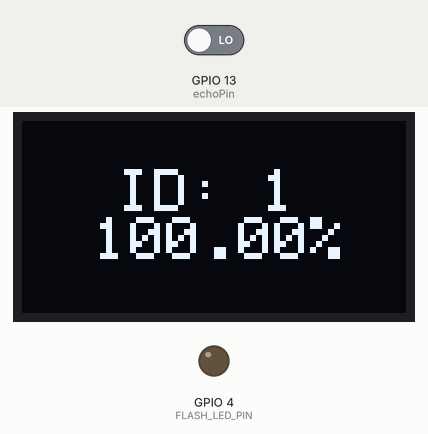
A sketch run on a simulated ESP32. Parts: 128×64 one-colour display, output pins drawn as LEDs (lit = HIGH). Inputs (shaded band) come from the test bench; at power-on: GPIO 13 (echoPin) LOW. WiFi joins after 1.5 s; servers stay silent unless stated; uploads are accepted with an empty reply; random numbers use the default seed unless the sketch sets one; the camera gives no picture; pins used as bus, display or sensor lines are not drawn; what the sketch prints to the serial monitor is not drawn.

Above: at 3.7 s.
Timing chart, 0 to 37.7 s (numbered marks = the images above):
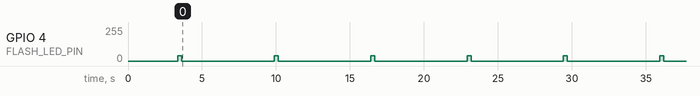

The sketch:

httpClientESP32v2.ino
```cpp
#include <WiFi.h>
#include <HTTPClient.h>
#include "esp_camera.h"
#include "mbedtls/base64.h"
#include <Wire.h>
#include <Adafruit_GFX.h>
#include <Adafruit_SSD1306.h>

// specific sensor ID
//#define SENSOR_ID 1
int SENSOR_ID = random(2,6);

// OLED display dimensions
#define SCREEN_WIDTH 128
#define SCREEN_HEIGHT 64

// I2C address of the display
#define SCREEN_ADDRESS 0x3C

// OLED reset pin (set to -1 if not used)
#define OLED_RESET    -1

// Create the display object
Adafruit_SSD1306 display(SCREEN_WIDTH, SCREEN_HEIGHT, &Wire, OLED_RESET);

//pins for ultrasonic sensor
const int trigPin = 12; //trigger
const int echoPin = 13; //echo

//define sound speed in cm/uS
#define SOUND_SPEED 0.034
#define CM_TO_INCH 0.393701

//initialize variables
long duration;
float distanceCm;
float distanceInch;
float maxDistanceCm = 13;
float currentPercentage;

// WiFi credentials
const char* ssid = "depressingFutures";
const char* password = "12345678";
const char* serverUrl = "http://45.118.132.167/record";

// Camera pins for ESP32-CAM
#define CAMERA_MODEL_AI_THINKER
#define PWDN_GPIO_NUM     32
#define RESET_GPIO_NUM    -1
#define XCLK_GPIO_NUM      0
#define SIOD_GPIO_NUM     26
#define SIOC_GPIO_NUM     27
#define Y9_GPIO_NUM       35
#define Y8_GPIO_NUM       34
#define Y7_GPIO_NUM       39
#define Y6_GPIO_NUM       36
#define Y5_GPIO_NUM       21
#define Y4_GPIO_NUM       19
#define Y3_GPIO_NUM       18
#define Y2_GPIO_NUM        5
#define VSYNC_GPIO_NUM    25
#define HREF_GPIO_NUM     23
#define PCLK_GPIO_NUM     22
#define FLASH_LED_PIN 4

// Set brightness level (0 to 255 for 8-bit resolution)
uint32_t maxBrightness = 39;

void setup() {

  pinMode(FLASH_LED_PIN, OUTPUT);
  Serial.begin(115200);
  pinMode(trigPin, OUTPUT); // Sets the trigPin as an Output
  pinMode(echoPin, INPUT);

  // Initialize I2C communication (ESP32 default I2C pins: SDA=21, SCL=22)
  Wire.begin(2, 14);

  // Initialize the OLED display
  if (!display.begin(SSD1306_SWITCHCAPVCC, SCREEN_ADDRESS)) {
    Serial.println(F("SSD1306 allocation failed"));
    for (;;); // Loop forever if initialization fails
  }

  // Connect to WiFi
  WiFi.begin(ssid, password);
  while (WiFi.status() != WL_CONNECTED) {
      delay(1000);
      Serial.println("Connecting to WiFi...");
  }

  // Clear the display buffer
  display.clearDisplay();

  // Set text parameters
  display.setTextSize(2);
  display.setTextColor(SSD1306_WHITE);
  display.setCursor(32, 16);

  // Configure camera
  camera_config_t config;
  config.ledc_channel = LEDC_CHANNEL_0;
  config.ledc_timer = LEDC_TIMER_0;
  config.pin_d0 = Y2_GPIO_NUM;
  config.pin_d1 = Y3_GPIO_NUM;
  config.pin_d2 = Y4_GPIO_NUM;
  config.pin_d3 = Y5_GPIO_NUM;
  config.pin_d4 = Y6_GPIO_NUM;
  config.pin_d5 = Y7_GPIO_NUM;
  config.pin_d6 = Y8_GPIO_NUM;
  config.pin_d7 = Y9_GPIO_NUM;
  config.pin_xclk = XCLK_GPIO_NUM;
  config.pin_pclk = PCLK_GPIO_NUM;
  config.pin_vsync = VSYNC_GPIO_NUM;
  config.pin_href = HREF_GPIO_NUM;
  config.pin_sscb_sda = SIOD_GPIO_NUM;
  config.pin_sscb_scl = SIOC_GPIO_NUM;
  config.pin_pwdn = PWDN_GPIO_NUM;
  config.pin_reset = RESET_GPIO_NUM;
  config.xclk_freq_hz = 20000000;
  config.pixel_format = PIXFORMAT_JPEG;
  config.frame_size = FRAMESIZE_VGA;
  config.jpeg_quality = 20;
  config.fb_count = 1;

  esp_err_t err = esp_camera_init(&config);
  if (err != ESP_OK) {
      Serial.printf("Camera init failed with error 0x%x", err);
      return;
  }

}


void loop() {

    while (1==1) {
      // ultrasonic sensor reading and calculation
      digitalWrite(trigPin, LOW);
      delay(2);
      digitalWrite(trigPin, HIGH);
      delay(10);
      digitalWrite(trigPin, LOW);

      // Reads the echoPin, returns the sound wave travel time in microseconds
      duration = pulseIn(echoPin, HIGH);

      // Calculate the distance
      distanceCm = duration * SOUND_SPEED/2;
      Serial.println(String(distanceCm));

      // Convert to inches
      distanceInch = distanceCm * CM_TO_INCH;

      currentPercentage = ((maxDistanceCm-distanceCm) / maxDistanceCm) * 100;

      if (currentPercentage < 100 || currentPercentage >= 0){
        // Print text to the buffer
        display.clearDisplay();
        display.println(String(F("ID: 1 \n  ")) + String(currentPercentage) + "%");
        display.display();
        break;
      }


    }
    analogWrite(FLASH_LED_PIN, maxBrightness);
    delay(100);
    bool conversionDone = false;
    char* b64_str = NULL;

    // Loop until we get a valid frame and complete the conversion
    while (!conversionDone) {
      // Try to capture a frame from the camera
      camera_fb_t* fb = esp_camera_fb_get();
      if (fb) {
        // Determine required buffer length for Base64 conversion
        size_t b64_len = 0;
        mbedtls_base64_encode(NULL, 0, &b64_len, fb->buf, fb->len);

        // Allocate memory for Base64 string
        b64_str = (char*)malloc(b64_len);
        if (b64_str != NULL) {
          // Perform the Base64 encoding
          if (mbedtls_base64_encode((unsigned char*)b64_str, b64_len, &b64_len, fb->buf, fb->len) == 0) {
            // Conversion succeeded, exit loop
            conversionDone = true;
          }
          else {
            // Conversion failed; free allocated memory and try again
            free(b64_str);
            b64_str = NULL;
          }
        }
        // Return the frame buffer back to the driver
        esp_camera_fb_return(fb);
      }
      // Small delay before retrying
      delay(10);
    }
    delay(100);

    // Once conversion is done, turn off the flash
    analogWrite(FLASH_LED_PIN, maxBrightness-maxBrightness);

    int counter = 0;
    // Send HTTP POST request
    while (WiFi.status() == WL_CONNECTED && counter < 5) {
        HTTPClient http;
        http.begin(serverUrl);
        http.addHeader("Content-Type", "application/json");

        String payload = "{\"sensor_ID\":" + String(SENSOR_ID) + ", \"trash_level\":" + String(currentPercentage) + ", \"image_base64\":\"" + String(b64_str) + "\"}";
        Serial.println(payload);
        int httpResponseCode = http.POST(payload);

        if (httpResponseCode > 0) {
            Serial.println("Image sent successfully");
            Serial.println(httpResponseCode);
            break;
        } else {
            Serial.print("Error sending image: ");
            Serial.println(httpResponseCode);
            counter++;
            delay(1000);
        }

        http.end();
    }

    // Free memory
    free(b64_str);
    delay(5000); // Wait 5 seconds before next capture

    // Clear the display buffer
    display.clearDisplay();
}
```

Measured:
- by itself, GPIO 4 (FLASH_LED_PIN): alternates 39/255 for 0.27 s and 0/255 for 6.2 s
